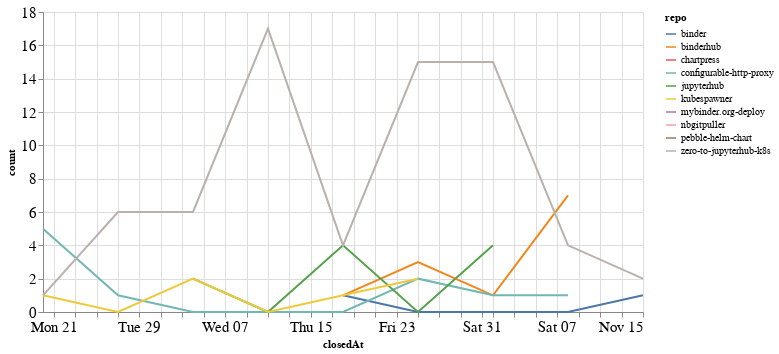

Source (notebook cell):
### Code cell
closed_by_time = closed_by.groupby('repo').resample('W', on='closedAt').count()['author'].reset_index()
closed_by_time = closed_by_time.rename(columns={'author': 'count'})

alt.Chart(closed_by_time, width=600).mark_line().encode(
    x='closedAt',
    y='count',
    color='repo',
    tooltip="repo"
)

### Figure 1 — Vega-Lite specification as saved in the notebook (floating-point values rounded to 4 significant figures)
{"config": {"axisLeft": {"labelFontSize": 15}, "axisBottom": {"labelFontSize": 15}}, "data": {"name": "data-058505de93e860c55c22b2345ce96d8b"}, "mark": "line", "encoding": {"color": {"type": "nominal", "field": "repo"}, "tooltip": {"type": "nominal", "field": "repo"}, "x": {"type": "temporal", "field": "closedAt"}, "y": {"type": "quantitative", "field": "count"}}, "width": 600, "$schema": "https://vega.github.io/schema/vega-lite/v4.8.1.json", "datasets": {"data-058505de93e860c55c22b2345ce96d8b": [{"repo": "binder", "closedAt": "2020-10-18T00:00:00", "count": 1}, {"repo": "binder", "closedAt": "2020-10-25T00:00:00", "count": 0}, {"repo": "binder", "closedAt": "2020-11-01T00:00:00", "count": 0}, {"repo": "binder", "closedAt": "2020-11-08T00:00:00", "count": 0}, {"repo": "binder", "closedAt": "2020-11-15T00:00:00", "count": 1}, {"repo": "binderhub", "closedAt": "2020-10-18T00:00:00", "count": 1}, {"repo": "binderhub", "closedAt": "2020-10-25T00:00:00", "count": 3}, {"repo": "binderhub", "closedAt": "2020-11-01T00:00:00", "count": 1}, {"repo": "binderhub", "closedAt": "2020-11-08T00:00:00", "count": 7}, {"repo": "chartpress", "closedAt": "2020-11-08T00:00:00", "count": 2}, {"repo": "configurable-http-proxy", "closedAt": "2020-09-20T00:00:00", "count": 5}, {"repo": "configurable-http-proxy", "closedAt": "2020-09-27T00:00:00", "count": 1}, {"repo": "configurable-http-proxy", "closedAt": "2020-10-04T00:00:00", "count": 0}, {"repo": "configurable-http-proxy", "closedAt": "2020-10-11T00:00:00", "count": 0}, {"repo": "configurable-http-proxy", "closedAt": "2020-10-18T00:00:00", "count": 0}, {"repo": "configurable-http-proxy", "closedAt": "2020-10-25T00:00:00", "count": 2}, {"repo": "configurable-http-proxy", "closedAt": "2020-11-01T00:00:00", "count": 1}, {"repo": "configurable-http-proxy", "closedAt": "2020-11-08T00:00:00", "count": 1}, {"repo": "jupyterhub", "closedAt": "2020-10-04T00:00:00", "count": 2}, {"repo": "jupyterhub", "closedAt": "2020-10-11T00:00:00", "count": 0}, {"repo": "jupyterhub", "closedAt": "2020-10-18T00:00:00", "count": 4}, {"repo": "jupyterhub", "closedAt": "2020-10-25T00:00:00", "count": 0}, {"repo": "jupyterhub", "closedAt": "2020-11-01T00:00:00", "count": 4}, {"repo": "kubespawner", "closedAt": "2020-09-20T00:00:00", "count": 1}, {"repo": "kubespawner", "closedAt": "2020-09-27T00:00:00", "count": 0}, {"repo": "kubespawner", "closedAt": "2020-10-04T00:00:00", "count": 2}, {"repo": "kubespawner", "closedAt": "2020-10-11T00:00:00", "count": 0}, {"repo": "kubespawner", "closedAt": "2020-10-18T00:00:00", "count": 1}, {"repo": "kubespawner", "closedAt": "2020-10-25T00:00:00", "count": 2}, {"repo": "mybinder.org-deploy", "closedAt": "2020-11-01T00:00:00", "count": 1}, {"repo": "nbgitpuller", "closedAt": "2020-10-04T00:00:00", "count": 2}, {"repo": "pebble-helm-chart", "closedAt": "2020-11-08T00:00:00", "count": 1}, {"repo": "zero-to-jupyterhub-k8s", "closedAt": "2020-09-20T00:00:00", "count": 1}, {"repo": "zero-to-jupyterhub-k8s", "closedAt": "2020-09-27T00:00:00", "count": 6}, {"repo": "zero-to-jupyterhub-k8s", "closedAt": "2020-10-04T00:00:00", "count": 6}, {"repo": "zero-to-jupyterhub-k8s", "closedAt": "2020-10-11T00:00:00", "count": 17}, {"repo": "zero-to-jupyterhub-k8s", "closedAt": "2020-10-18T00:00:00", "count": 4}, {"repo": "zero-to-jupyterhub-k8s", "closedAt": "2020-10-25T00:00:00", "count": 15}, {"repo": "zero-to-jupyterhub-k8s", "closedAt": "2020-11-01T00:00:00", "count": 15}, {"repo": "zero-to-jupyterhub-k8s", "closedAt": "2020-11-08T00:00:00", "count": 4}, {"repo": "zero-to-jupyterhub-k8s", "closedAt": "2020-11-15T00:00:00", "count": 2}]}}
